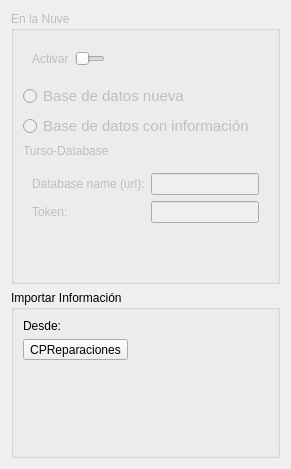
             <widget class="QWidget" name="page_16">
              <layout class="QVBoxLayout" name="verticalLayout_43">
               <item>
                <widget class="QGroupBox" name="groupBox_16">
                 <property name="enabled">
                  <bool>false</bool>
                 </property>
                 <property name="title">
                  <string>En la Nuve</string>
                 </property>
                 <layout class="QVBoxLayout" name="verticalLayout_44">
                  <item>
                   <widget class="QWidget" name="widget_75" native="true">
                    <layout class="QHBoxLayout" name="horizontalLayout_16">
                     <item>
                      <widget class="QLabel" name="label_8">
                       <property name="text">
                        <string>Activar</string>
                       </property>
                      </widget>
                     </item>
                     <item>
                      <widget class="QSlider" name="horizontalSlider">
                       <property name="maximumSize">
                        <size>
                         <width>30</width>
                         <height>16777215</height>
                        </size>
                       </property>
                       <property name="styleSheet">
                        <string notr="true">color: rgb(89, 255, 28)</string>
                       </property>
                       <property name="maximum">
                        <number>1</number>
                       </property>
                       <property name="pageStep">
                        <number>1</number>
                       </property>
                       <property name="orientation">
                        <enum>Qt::Orientation::Horizontal</enum>
                       </property>
                       <property name="invertedAppearance">
                        <bool>false</bool>
                       </property>
                       <property name="invertedControls">
                        <bool>false</bool>
                       </property>
                      </widget>
                     </item>
                     <item>
                      <spacer name="horizontalSpacer_30">
                       <property name="orientation">
                        <enum>Qt::Orientation::Horizontal</enum>
                       </property>
                       <property name="sizeHint" stdset="0">
                        <size>
                         <width>40</width>
                         <height>20</height>
                        </size>
                       </property>
                      </spacer>
                     </item>
                    </layout>
                   </widget>
                  </item>
                  <item>
                   <widget class="QRadioButton" name="radioButton">
                    <property name="font">
                     <font>
                      <pointsize>11</pointsize>
                     </font>
                    </property>
                    <property name="toolTip">
                     <string>Esta opcion guarda en la nuve todos los registros que que actualmente estan almacenados de manera local</string>
                    </property>
                    <property name="text">
                     <string>Base de datos nueva</string>
                    </property>
                   </widget>
                  </item>
                  <item>
                   <widget class="QRadioButton" name="radioButton_2">
                    <property name="font">
                     <font>
                      <pointsize>11</pointsize>
                     </font>
                    </property>
                    <property name="toolTip">
                     <string>Esta opción solo lee todo lo que esta en la nuve </string>
                    </property>
                    <property name="text">
                     <string>Base de datos con información</string>
                    </property>
                   </widget>
                  </item>
                  <item>
                   <widget class="QLabel" name="label_12">
                    <property name="text">
                     <string>Turso-Database</string>
                    </property>
                   </widget>
                  </item>
                  <item>
                   <widget class="QWidget" name="widget_76" native="true">
                    <layout class="QFormLayout" name="formLayout">
                     <item row="0" column="0">
                      <widget class="QLabel" name="label_15">
                       <property name="text">
                        <string>Database name (url):</string>
                       </property>
                      </widget>
                     </item>
                     <item row="0" column="1">
                      <widget class="QLineEdit" name="lineEdit"/>
                     </item>
                     <item row="1" column="0">
                      <widget class="QLabel" name="label_18">
                       <property name="text">
                        <string>Token:</string>
                       </property>
                      </widget>
                     </item>
                     <item row="1" column="1">
                      <widget class="QLineEdit" name="lineEdit_2"/>
                     </item>
                    </layout>
                   </widget>
                  </item>
                  <item>
                   <spacer name="verticalSpacer_11">
                    <property name="orientation">
                     <enum>Qt::Orientation::Vertical</enum>
                    </property>
                    <property name="sizeHint" stdset="0">
                     <size>
                      <width>20</width>
                      <height>40</height>
                     </size>
                    </property>
                   </spacer>
                  </item>
                 </layout>
                </widget>
               </item>
               <item>
                <widget class="QGroupBox" name="groupBox_17">
                 <property name="title">
                  <string>Importar Información</string>
                 </property>
                 <layout class="QGridLayout" name="gridLayout_29">
                  <item row="1" column="0">
                   <widget class="QToolButton" name="cprep">
                    <property name="text">
                     <string>CPReparaciones</string>
                    </property>
                    <property name="icon">
                     <iconset resource="../../recursos/recursos.qrc">
                      <normaloff>:/iconos/iconos/cpreparaciones.png</normaloff>:/iconos/iconos/cpreparaciones.png</iconset>
                    </property>
                    <property name="iconSize">
                     <size>
                      <width>50</width>
                      <height>50</height>
                     </size>
                    </property>
                    <property name="toolButtonStyle">
                     <enum>Qt::ToolButtonStyle::ToolButtonTextUnderIcon</enum>
                    </property>
                   </widget>
                  </item>
                  <item row="2" column="0" colspan="2">
                   <widget class="QStackedWidget" name="stackedprogres">
                    <property name="maximumSize">
                     <size>
                      <width>16777215</width>
                      <height>50</height>
                     </size>
                    </property>
                    <property name="currentIndex">
                     <number>0</number>
                    </property>
                    <widget class="QWidget" name="page_19"/>
                    <widget class="QWidget" name="page_20">
                     <layout class="QVBoxLayout" name="verticalLayout_45">
                      <item>
                       <widget class="QProgressBar" name="progressBar">
                        <property name="enabled">
                         <bool>true</bool>
                        </property>
                        <property name="value">
                         <number>0</number>
                        </property>
                       </widget>
                      </item>
                     </layout>
                    </widget>
                   </widget>
                  </item>
                  <item row="1" column="1">
                   <spacer name="horizontalSpacer_31">
                    <property name="orientation">
                     <enum>Qt::Orientation::Horizontal</enum>
                    </property>
                    <property name="sizeHint" stdset="0">
                     <size>
                      <width>40</width>
                      <height>20</height>
                     </size>
                    </property>
                   </spacer>
                  </item>
                  <item row="0" column="0">
                   <widget class="QLabel" name="label_21">
                    <property name="text">
                     <string>Desde:</string>
                    </property>
                   </widget>
                  </item>
                  <item row="3" column="0">
                   <spacer name="verticalSpacer_15">
                    <property name="orientation">
                     <enum>Qt::Orientation::Vertical</enum>
                    </property>
                    <property name="sizeHint" stdset="0">
                     <size>
                      <width>20</width>
                      <height>40</height>
                     </size>
                    </property>
                   </spacer>
                  </item>
                 </layout>
                </widget>
               </item>
              </layout>
             </widget>
